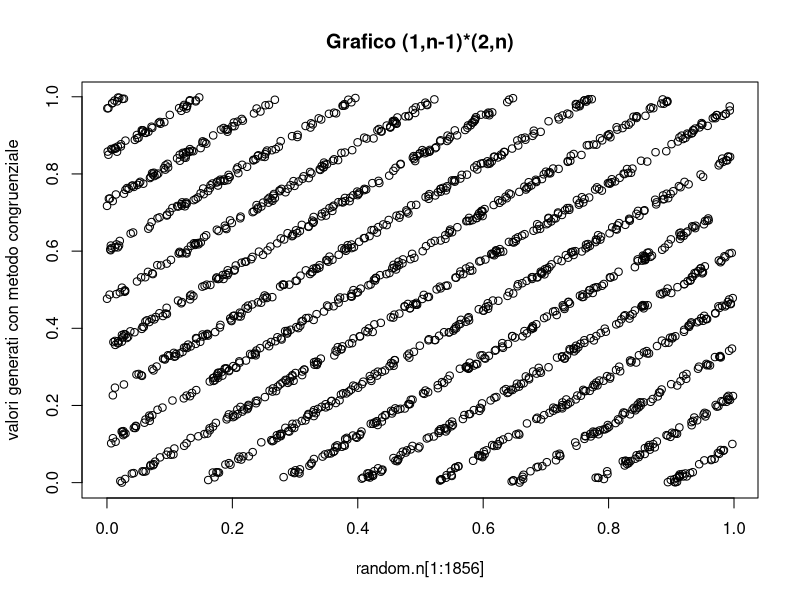
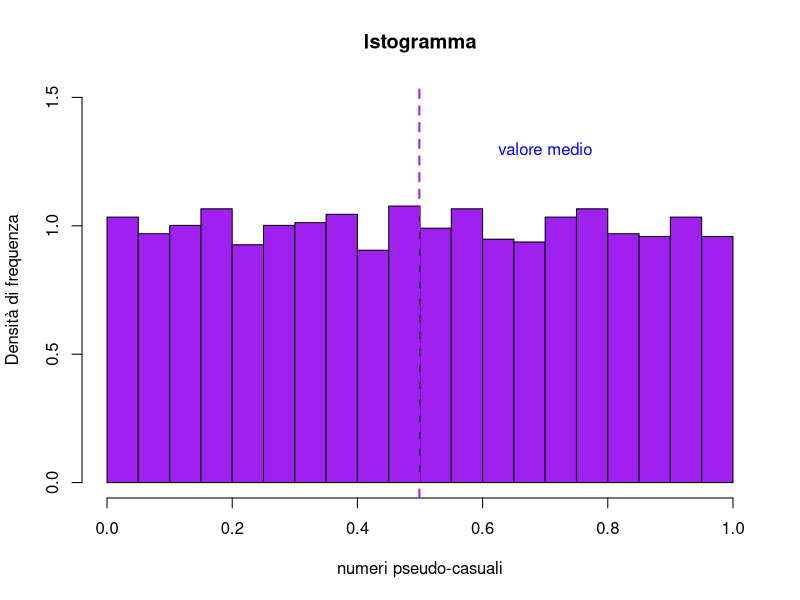
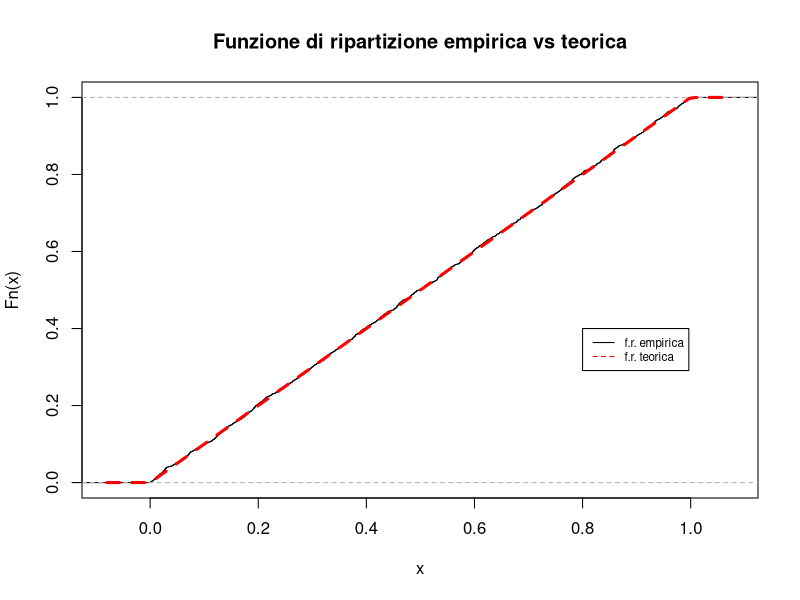
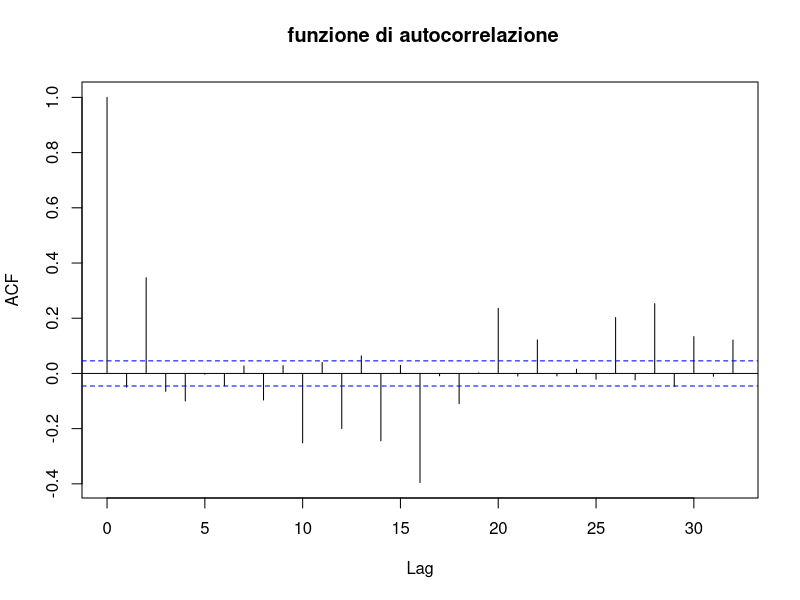
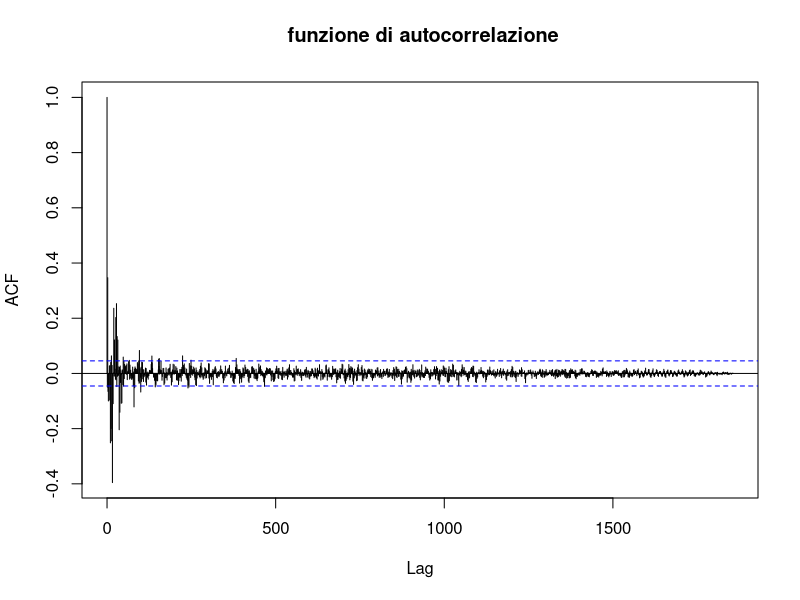
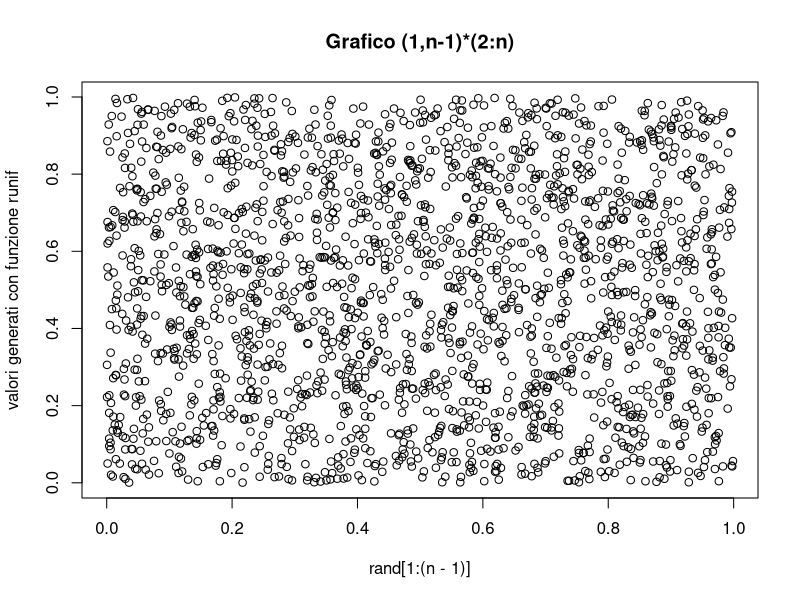
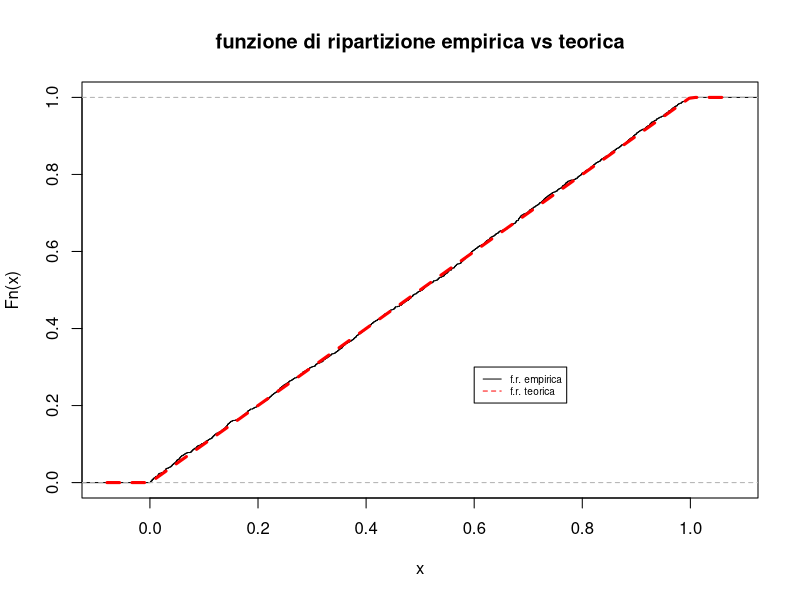
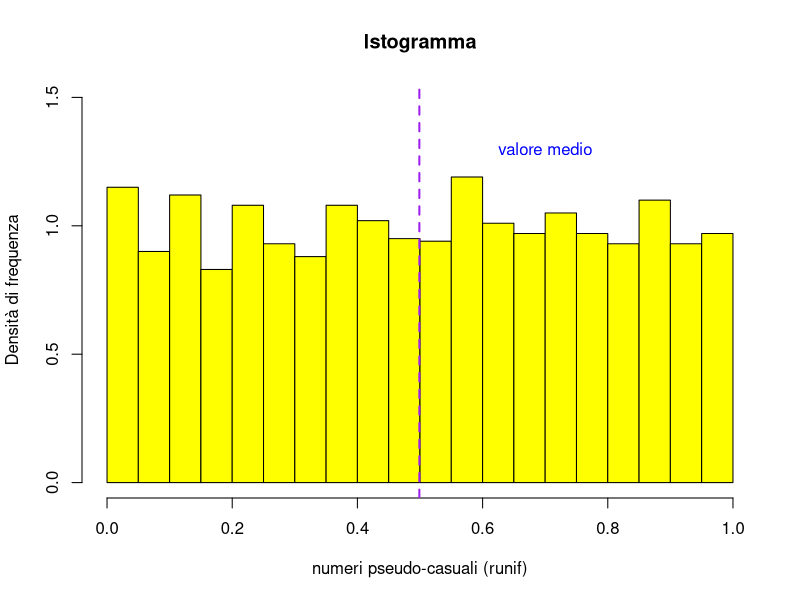

The R source for these figures, in order:
## ---- chunk 1
knitr::opts_chunk$set(echo = TRUE)
## ---- chunk 2
a <- 65537
m <-34359738368
xini <- 47838
c <- 5
(a*xini + c)%%m
## ---- chunk 3
x1 <- (a*xini+c)%%m
x1/m
## ---- chunk 4
(a*x1 + c)%%m
x2 <- (a*x1+ c)%%m
x2/m
## ---- chunk 5
n <- 1857
random.n <- numeric(n)
for(j in 1:n){
x1 <- (a*x1+c)%%m
random.n[j] <- x1/m
}
head(random.n)
tail(random.n)
## ---- chunk 6
require(skimr)
skim_without_charts(random.n)
var(random.n)
## ---- chunk 7
plot(random.n[1:1856],
random.n[2:1857],
main="Grafico (1,n-1)*(2,n)",
ylab = "valori generati con metodo congruenziale")
## ---- chunk 8
hist(random.n, col = 'purple',
breaks = 20,
freq=FALSE,
ylim =c(0,1.5),
main='Istogramma',
xlab='numeri pseudo-casuali',
ylab='Densità di frequenza')
abline(v=mean(random.n),
col='purple',
lwd=2,lty=2)
text(0.7,1.3,
c("valore medio"),
col="blue")

## ---- chunk 9
plot(ecdf(random.n),
do.points=FALSE,
main ='Funzione di ripartizione empirica vs teorica')
curve(punif(x,0,1),
lty='dashed',
col='red',
lwd='3',
add=TRUE)
legend(0.8,0.4,
col=c("black","red"),
c("f.r. empirica","f.r. teorica"),
lty=c(1,2),
cex=0.7)
## ---- chunk 10
ks.test(random.n, "punif")
## ---- chunk 11
n <- length(random.n)
int<-seq(0,1,by=0.1); int
foss<-table(cut(random.n, int))/n; foss
## ---- chunk 12
p<- rep(0.1,10); p
## ---- chunk 13
chisq.test(foss,p=p)
## ---- chunk 14
qchisq(0.95,df=9)
## ---- chunk 15
n <- length(random.n)
int<-seq(0,1,by=0.1); int

fossN<-table(cut(random.n, int)); fossN

chisq.test(fossN)
## ---- chunk 16
acf(random.n,
main = " funzione di autocorrelazione")
## ---- chunk 17
n<-length(random.n)
acf(random.n, main = " funzione di autocorrelazione", lag.max =n)
## ---- chunk 18
set.seed(3882)
n <- 2000
rand <- runif(n, min=0, max=1)
head(rand)
## ---- chunk 19
plot(rand[1:(n-1)],
rand[2:n],
main="Grafico (1,n-1)*(2:n)",
ylab = "valori generati con funzione runif")
## ---- chunk 20
plot(ecdf(rand),
do.points=FALSE,
main ='funzione di ripartizione empirica vs teorica')
curve(punif(x,0,1),
lty='dashed',
col='red',
lwd='3',
add=TRUE)
legend(0.6,0.3,col=c("black","red"),
c("f.r. empirica","f.r. teorica"),
lty=c(1,2),
cex=0.6)
## ---- chunk 21
hist(rand, col = 'yellow',
breaks = 20,
freq=FALSE,
ylim =c(0,1.5),
main='Istogramma',
xlab='numeri pseudo-casuali (runif)',
ylab='Densità di frequenza')
abline(v=mean(random.n),
col='purple',
lwd=2,lty=2)
text(0.7,1.3,
c("valore medio"),
col="blue")
## ---- chunk 22
ks.test(rand, "punif")
## ---- chunk 23
foss<-table(cut(rand, int))/n; foss

chisq.test(foss,p=p)
## ---- chunk 24
acf(rand,
main = " funzione di autocorrelazione")
## ---- chunk 25
acf(rand, lag.max = n,
main = " funzione di autocorrelazione")
